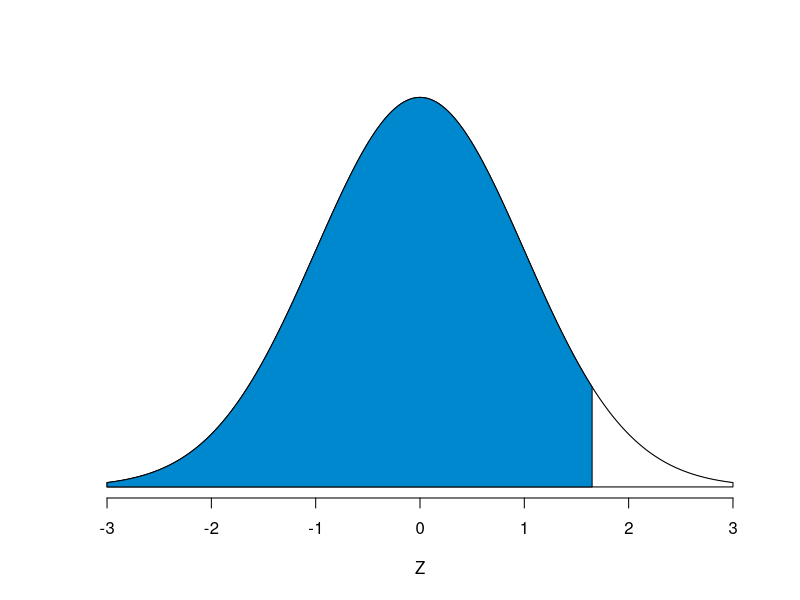
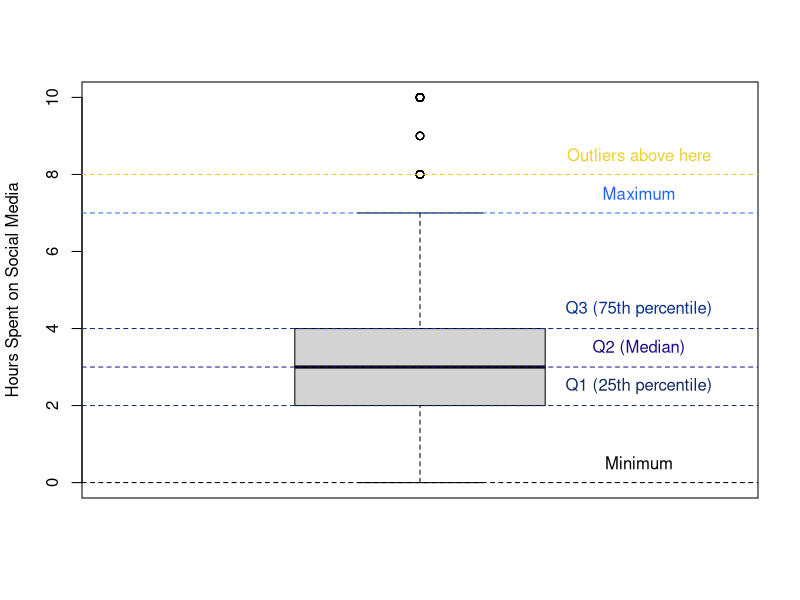
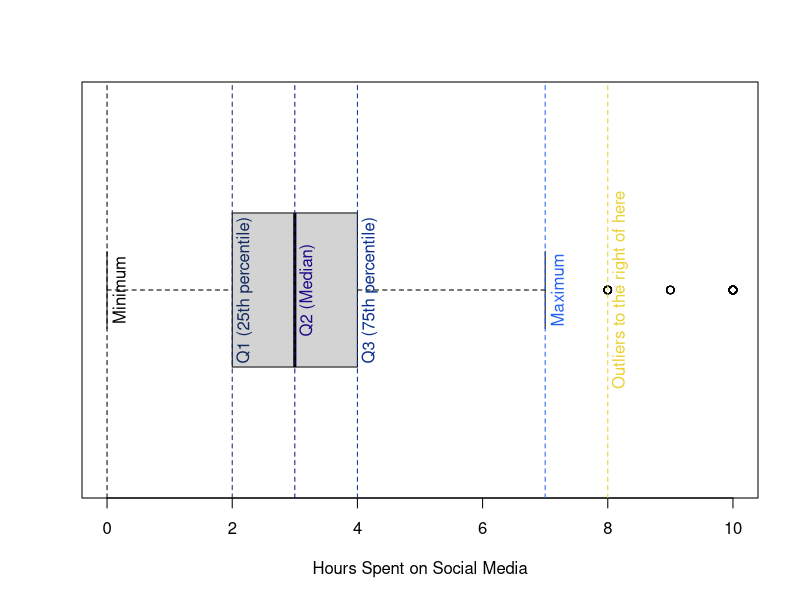
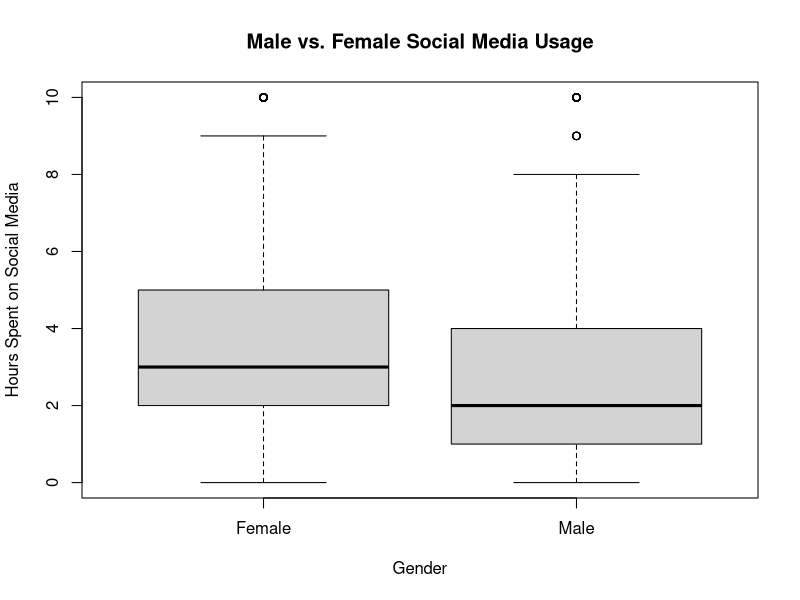

These figures' R source, in order:
## ---- chunk 1
knitr::opts_chunk$set(fig.align = "center", warning = FALSE, message = FALSE, fig.height = 7, fig.width = 12, cache = TRUE)
## ---- chunk 2
curve(dnorm(x), xlim = c(-3, 3), col = '#939598', xlab = 'Z', ylab = '', yaxt = 'n', bty = 'n')
polygon(c(-3, seq(-3, 3, .01), 3), c(0, dnorm(seq(-3, 3, .01)), 0), col = '#ffffff')
polygon(c(-3, seq(-3, 1.65, .01), 1.65), c(0, dnorm(seq(-3, 1.65, .01)), 0), col = '#0088ce')
## ---- chunk 3
100 * (pnorm(1.7) + pnorm(-1.7))
## ---- chunk 4
survey2 = read.csv('data/Combined Fall 2017 Survey 2.csv', stringsAsFactors = FALSE)
boxplot(survey2$socialMedia, xlab = '', ylab = 'Hours Spent on Social Media')
abline(
  h = c(0, 2, 3, 4, 7, 8),
  lty = 2,
  col = c(
    '#000000',
    '#122a5e',
    '#1c0a8a',
    '#0a308a',
    '#2563f4',
    '#ead031'
  )
)
text(x = 1.35,
     y = 0.5,
     labels = 'Minimum',
     col = '#000000')
text(x = 1.35,
     y = 2.5,
     labels = 'Q1 (25th percentile)',
     col = '#122a5e')
text(x = 1.35,
     y = 3.5,
     labels = 'Q2 (Median)',
     col = '#1c0a8a')
text(x = 1.35,
     y = 4.5,
     labels = 'Q3 (75th percentile)',
     col = '#0a308a')
text(x = 1.35,
     y = 7.5,
     labels = 'Maximum',
     col = '#2563f4')
text(x = 1.35,
     y = 8.5,
     labels = 'Outliers above here',
     col = '#ead031')
## ---- chunk 5
boxplot(survey2$socialMedia, ylab = '', xlab = 'Hours Spent on Social Media', horizontal = TRUE)
abline(
  v = c(0, 2, 3, 4, 7, 8),
  lty = 2,
  col = c(
    '#000000',
    '#122a5e',
    '#1c0a8a',
    '#0a308a',
    '#2563f4',
    '#ead031'
  )
)
text(y = 1,
     x = 0.2,
     labels = 'Minimum',
     col = '#000000',
     srt = 90)
text(y = 1,
     x = 2.2,
     labels = 'Q1 (25th percentile)',
     col = '#122a5e',
     srt = 90)
text(y = 1,
     x = 3.2,
     labels = 'Q2 (Median)',
     col = '#1c0a8a',
     srt = 90)
text(y = 1,
     x = 4.2,
     labels = 'Q3 (75th percentile)',
     col = '#0a308a',
     srt = 90)
text(y = 1,
     x = 7.2,
     labels = 'Maximum',
     col = '#2563f4',
     srt = 90)
text(y = 1,
     x = 8.2,
     labels = 'Outliers to the right of here',
     col = '#ead031',
     srt = 90)
## ---- chunk 6
boxplot(
  survey2$socialMedia ~ survey2$gender,
  xlab = 'Gender',
  ylab = 'Hours Spent on Social Media',
  main = 'Male vs. Female Social Media Usage'
)
## ---- chunk 7
summary(survey2)
